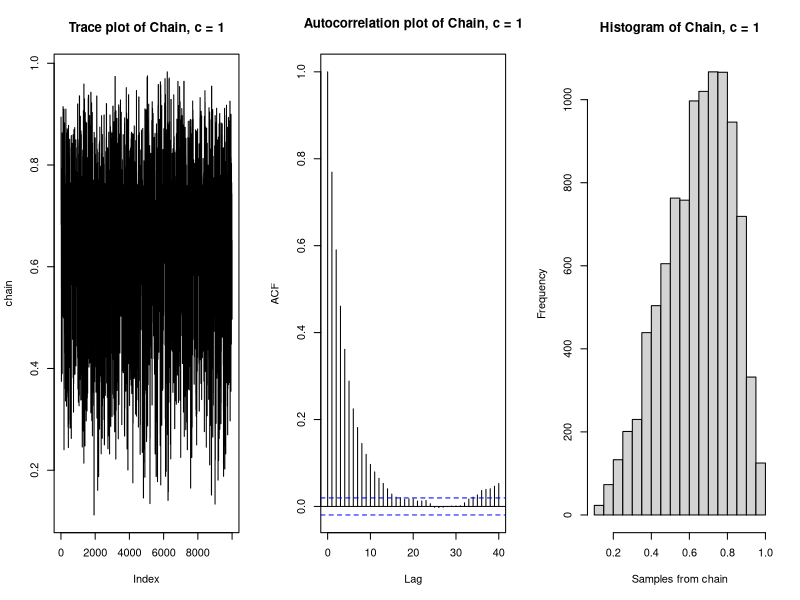
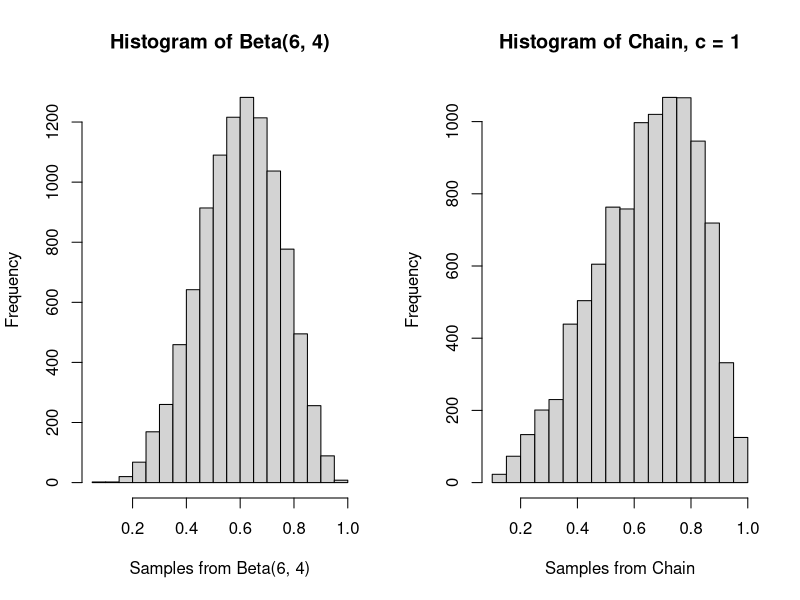
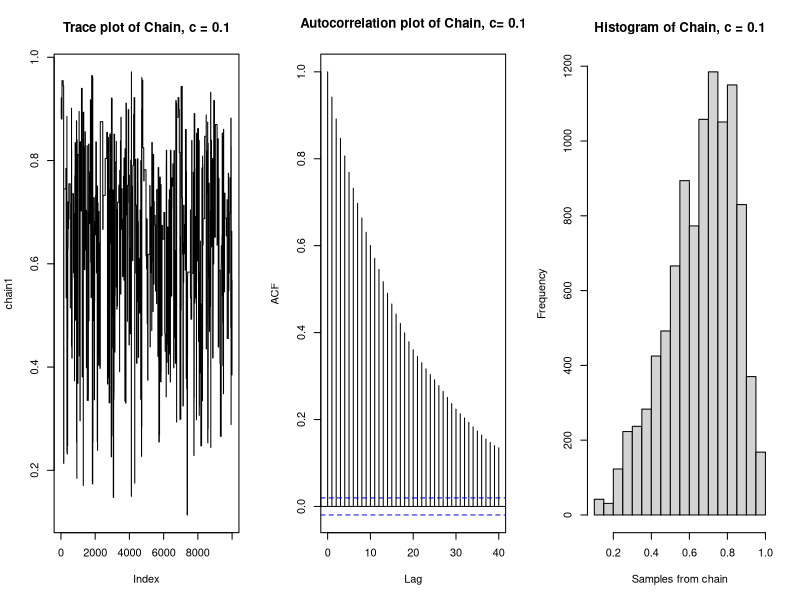
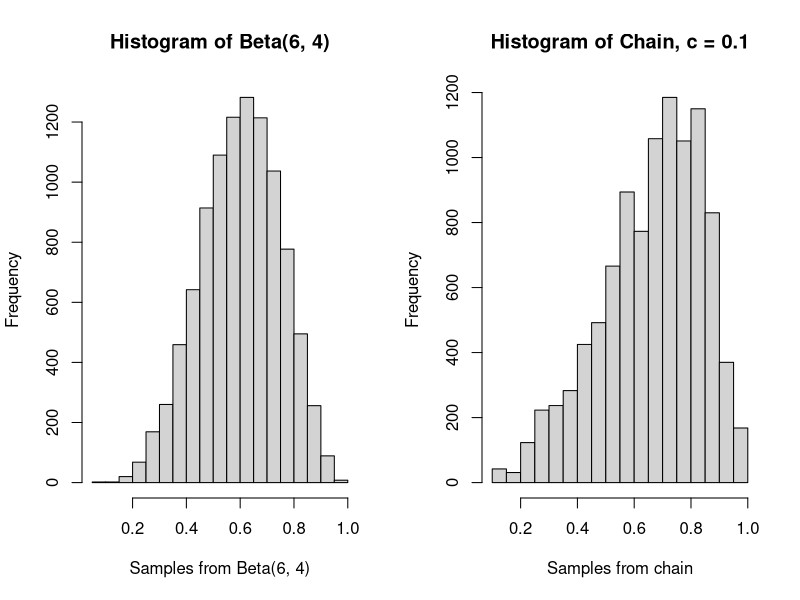
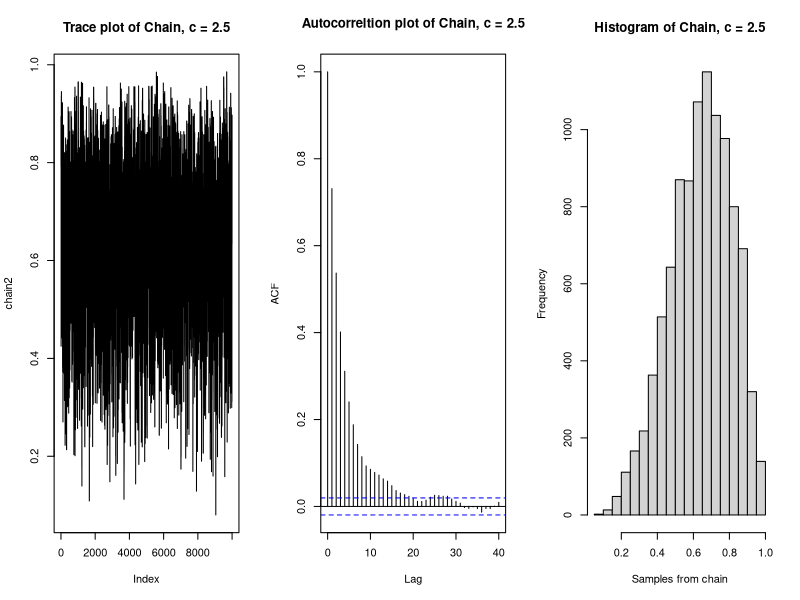
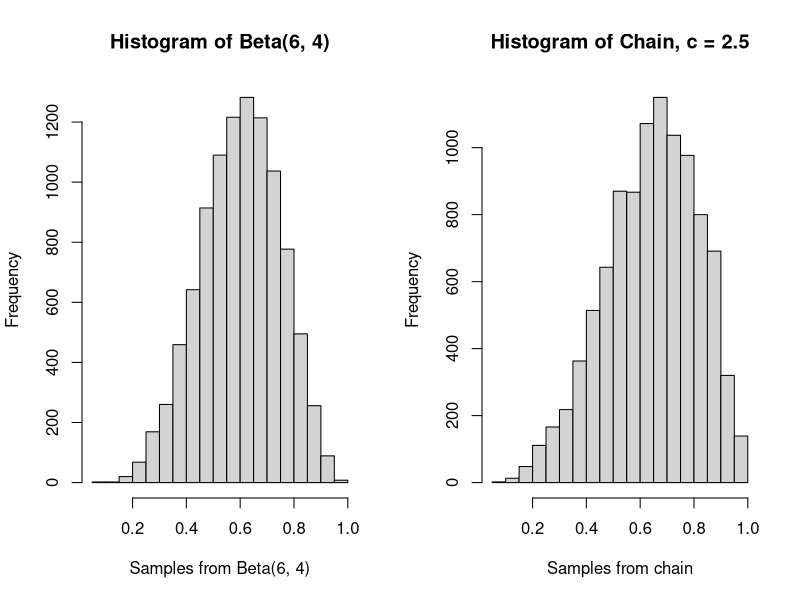
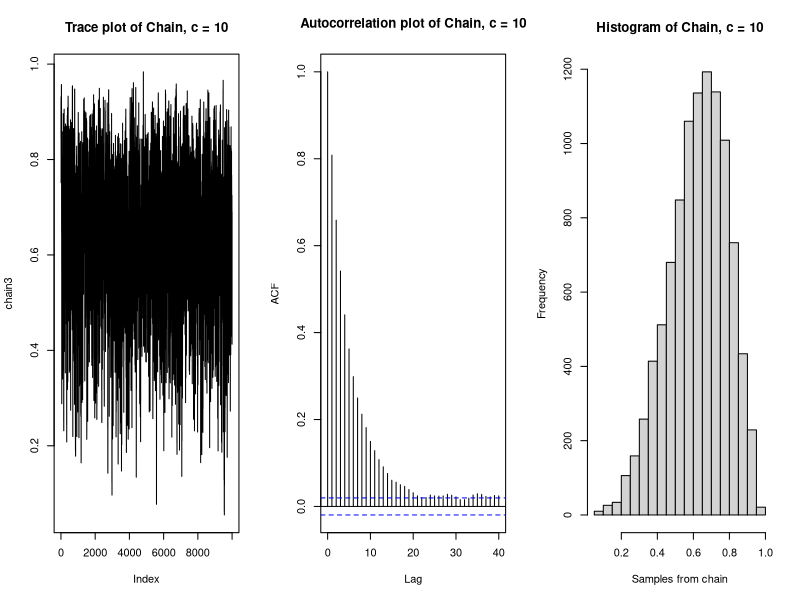
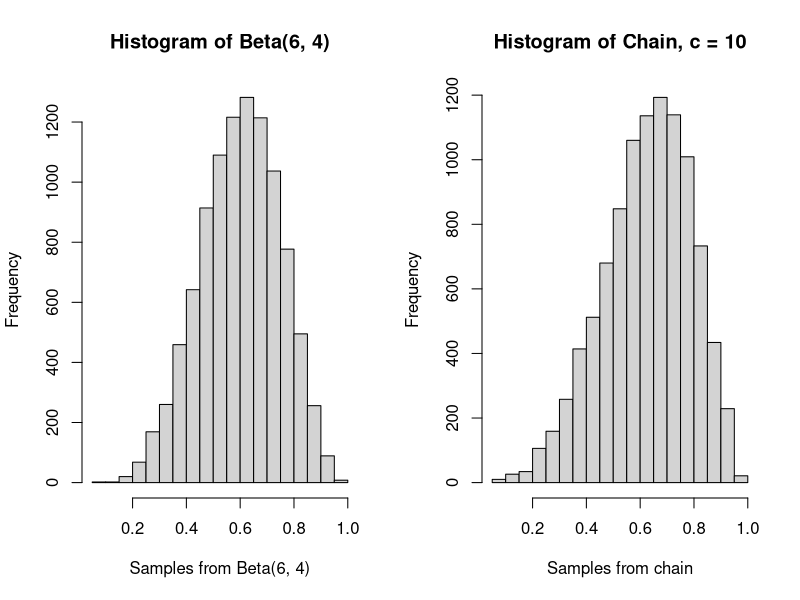

Generate these figures, in order, with R:
## ---- chunk 1
knitr::opts_chunk$set(echo = TRUE)
## ---- chunk 2
a <- 6
b <- 4

likelihood <- function(param){
  singlelikelihoods = dbeta(param, a, b, log = T)
}

prior <- function(param){
  pr = dunif(param, min=0, max=1, log = T)
  return(pr)
}

posterior <- function(param){
  return (exp(likelihood(param) + prior(param)))
}

metropolis_MCMC <- function(startvalue, iterations,c){
  chain = array(dim = c(iterations+1,1))
  chain[1,] = startvalue
  for (i in 1:iterations){
    proposal = rbeta(1, c*chain[i,], c*(1-chain[i,]))
    probab = dbeta(proposal,a,b)/dbeta(chain[i,],a,b)
    if (runif(1) < probab){
      chain[i+1,] = proposal
    }else{
      chain[i+1,] = chain[i,]
    }
  }
  return(chain)
}

startvalue <- runif(1, 0, 1)
chain=metropolis_MCMC(startvalue, 10000, c=1)

test <- rbeta(10000, 6, 4)

par(mfrow=c(1,3))  
plot(chain, type='l', main = "Trace plot of Chain, c = 1")
acf(chain, main = "Autocorrelation plot of Chain, c = 1")
hist(chain, xlab = "Samples from chain", main = "Histogram of Chain, c = 1")  

par(mfrow=c(1,2))
hist(test, xlab = "Samples from Beta(6, 4)", main = "Histogram of Beta(6, 4)")
hist(chain, xlab = "Samples from Chain", main = "Histogram of Chain, c = 1")

chain1=metropolis_MCMC(startvalue, 10000, c=0.1)
chain2=metropolis_MCMC(startvalue, 10000, c=2.5)
chain3=metropolis_MCMC(startvalue, 10000, c=10)

burnIn = 5000
acceptance1 = 1-mean(duplicated(chain1[-(1:burnIn),]))
acceptance2 = 1-mean(duplicated(chain2[-(1:burnIn),]))
acceptance3 = 1-mean(duplicated(chain3[-(1:burnIn),]))

par(mfrow=c(1,3))
plot(chain1, type='l', main = "Trace plot of Chain, c = 0.1")
acf(chain1, main = "Autocorrelation plot of Chain, c= 0.1")
hist(chain1, xlab = "Samples from chain", main = "Histogram of Chain, c = 0.1") 
par(mfrow=c(1,2))
hist(test, xlab = "Samples from Beta(6, 4)", main = "Histogram of Beta(6, 4)")
hist(chain1, xlab = "Samples from chain", main = "Histogram of Chain, c = 0.1")

par(mfrow=c(1,3))
plot(chain2, type='l', main = "Trace plot of Chain, c = 2.5")
acf(chain2, main = "Autocorreltion plot of Chain, c = 2.5")
hist(chain2, xlab = "Samples from chain", main = "Histogram of Chain, c = 2.5")
par(mfrow=c(1,2))
hist(test, xlab = "Samples from Beta(6, 4)", main = "Histogram of Beta(6, 4)")
hist(chain2, xlab = "Samples from chain", main = "Histogram of Chain, c = 2.5")

par(mfrow=c(1,3))
plot(chain3, type='l', main = "Trace plot of Chain, c = 10")
acf(chain3, main = "Autocorrelation plot of Chain, c = 10")
hist(chain3, xlab = "Samples from chain", main = "Histogram of Chain, c = 10")
par(mfrow=c(1,2))
hist(test, xlab = "Samples from Beta(6, 4)", main = "Histogram of Beta(6, 4)")
hist(chain3, xlab = "Samples from chain", main = "Histogram of Chain, c = 10")
